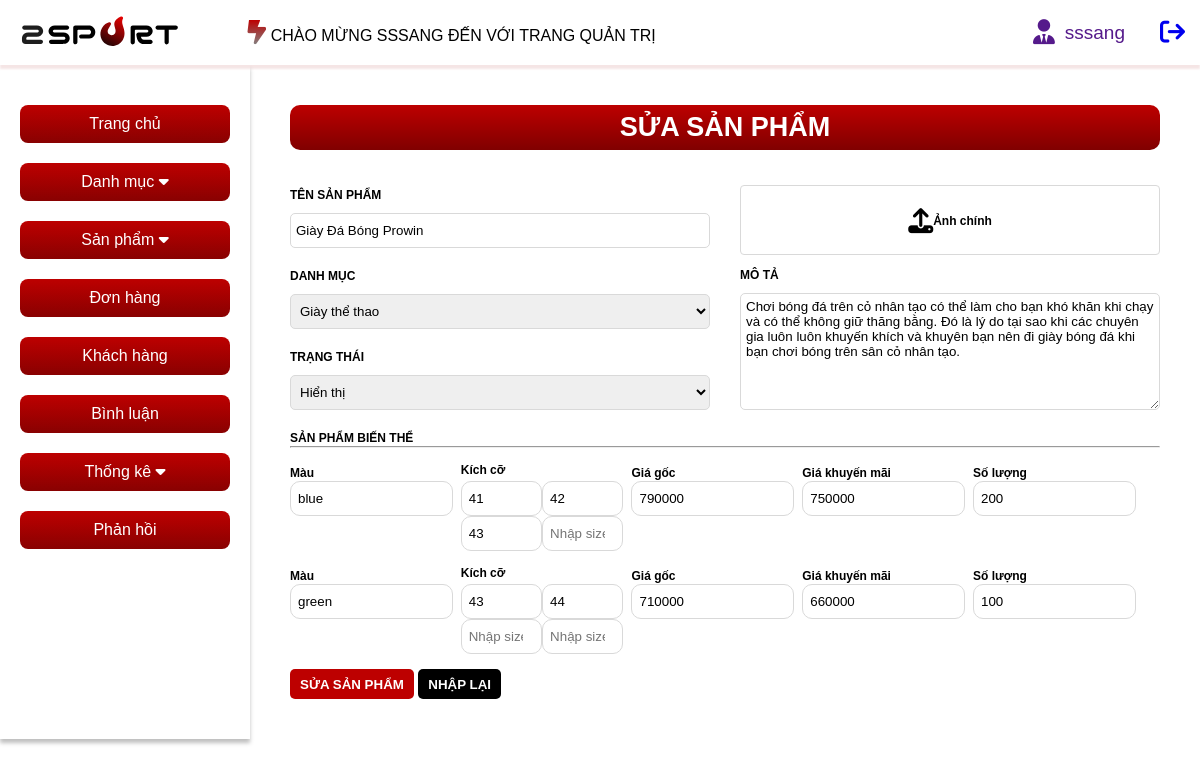
/admin/index.php?act=suasp&id=54 (signed in), run on the app's committed database.
### tables this page shows
CREATE TABLE `product` (
  `id` int(11) NOT NULL,
  `name` varchar(255) NOT NULL,
  `img` varchar(255) NOT NULL,
  `des` varchar(2000) NOT NULL,
  `view` int(11) NOT NULL,
  `status` int(1) NOT NULL,
  `idCategory` int(11) NOT NULL
);

CREATE TABLE `product_color` (
  `id` int(11) NOT NULL,
  `color` varchar(50) NOT NULL DEFAULT ''
);

CREATE TABLE `product_size` (
  `id` int(11) NOT NULL,
  `size1` varchar(50) NOT NULL,
  `size2` varchar(50) NOT NULL,
  `size3` varchar(50) NOT NULL,
  `size4` varchar(50) NOT NULL
);

CREATE TABLE `variants` (
  `id` int(11) NOT NULL,
  `price` int(11) NOT NULL,
  `discount` int(11) NOT NULL,
  `quantity` int(11) NOT NULL,
  `idProduct` int(11) NOT NULL,
  `idSize` int(11) NOT NULL,
  `idColor` int(11) NOT NULL
);

### model/pdo.php (called while the page is built, shortened)
<?php
function pdo_get_connection(){
    $servername = "localhost";
    $username = "root";
    $password = "";
    try {
        $conn = new PDO("mysql:host=$servername;dbname=duan1", $username, $password);
        $conn->setAttribute(PDO::ATTR_ERRMODE, PDO::ERRMODE_EXCEPTION);
        return $conn;
    } catch(PDOException $e) {
        echo "Connection failed: " . $e->getMessage();
    }
}
function pdo_query($sql){
    $sql_args=array_slice(func_get_args(),1);
    try{
        $conn=pdo_get_connection();
        $stmt=$conn->prepare($sql);
        $stmt->execute($sql_args);
        $rows=$stmt->fetchAll();
        return $rows;
    }
    catch(PDOException $e){
        throw $e;
    }
    finally{
        unset($conn);
    }
}
?>

### model/sanpham.php (called while the page is built, shortened)
<?php
function select_update_product($id){
    $sql = "SELECT product.id as idProduct, product.name, product.status, product.img, product.des, product.idCategory,
    variants.id, variants.price, variants.discount, variants.quantity, product_color.color, product_size.size1, product_size.size2, product_size.size3,product_size.size4
    FROM variants
    JOIN product ON variants.idProduct = product.id
    JOIN product_size ON variants.idSize = product_size.id
    JOIN product_color ON variants.idColor = product_color.id
    WHERE product.id = $id";
    $result = pdo_query($sql);
    return $result;
}
function count_update($id){
    $sql = "SELECT quantity FROM variants JOIN product on variants.idProduct = product.id WHERE product.id = $id;";
    $result = pdo_query($sql);
    return $result;
}
?>

### model/danhmuc.php (called while the page is built, shortened)
<?php
function join_sp_dm($id){
    $sql = "SELECT * FROM product JOIN category ON product.idCategory = category.id WHERE product.id = $id";
    $dssp=pdo_query($sql);
    return $dssp;
}
?>

### admin/sanpham/update.php (the view, shortened to what this page needs)
<?php
$i = 0;
?>
<main class="container">
    <?php include "boxleft.php" ?>
    <article>
        <div class="add-product">
            <h1>SỬA SẢN PHẨM</h1>
            <form action="index.php?act=updatesp" method="POST" enctype="multipart/form-data">
                <div class="form-add">
                    <div class="left">
                        <label for="">TÊN SẢN PHẨM</label><br>
                        <input type="text" name="namesp" placeholder="Nhập tên sản phẩm" value="<?= $sanpham[0]['name'] ?>"><br>
                        <br>
                        <label for="">DANH MỤC</label><br>
                        <select name="iddm" id="category">
                        <?php
                            foreach ($selectdm as $danhmuc) {?>
                            <option value="<?= $danhmuc['idCategory'] ?>"<?= ($danhmuc['idCategory']) ?'selected':""?> ><?= $danhmuc['name'] ?></option>
                            <?php }
                        ?>
                        </select><br><br>
                        <label for="">TRẠNG THÁI</label><br>
                        <select name="status" id="status">
                            <option value="1">Hiển thị</option>
                        </select><br><br>
                    </div>
                    <div class="right">
                            <div class="main-image">
                                <label for="fileInput5" class="main-file-input"><i class="fa-solid fa-upload"></i>Ảnh chính</label>
                            </div>
                            <div class="textarea-sp">
                                <label for="">MÔ TẢ</label><br>
                                <textarea name="des" id="des" cols="50" rows="7" placeholder="Nhập mô tả"><?= $sanpham[0]['des']?></textarea>
                            </div>
                    </div>
                </div>
                <div class="variant-wp">
                    <label for="">SẢN PHẨM BIẾN THỂ</label><br>
                    <hr>
                    <div id="container">
                        <?php foreach ($count as $row){
                        ?>
                        <div class="variant">
                            <div class="variant-in">
                                <label for="">Màu</label></br>
                                <input type="text" list="color" name="color[]" placeholder="Nhập màu" value="<?= $sanpham[$i]['color'] ?>">
                            </div>
                            <div class="variant-in size">
                                <label for="">Kích cỡ</label></br>
                                <input type="text" list="size" name="size1[]" placeholder="Nhập size" value="<?= $sanpham[$i]['size1'] ?>">
                                <input type="text" list="size" name="size2[]" placeholder="Nhập size" value="<?= $sanpham[$i]['size2'] ?>">
                                <input type="text" list="size" name="size3[]" placeholder="Nhập size" value="<?= $sanpham[$i]['size3'] ?>">
                                <input type="text" list="size" name="size4[]" placeholder="Nhập size" value="<?= $sanpham[$i]['size4'] ?>">
                            </div>
                            <div class="variant-in">
                                <label for="">Giá gốc</label></br>
                                <input type="number" name="price[]" placeholder="Nhập giá gốc" value="<?= $sanpham[$i]['price'] ?>">
                            </div>
                            <div class="variant-in">
                                <label for="">Giá khuyến mãi</label></br>
                                <input type="number" name="priceSale[]" placeholder="Nhập giá sale" value="<?= $sanpham[$i]['discount'] ?>">
                            </div>
                            <div class="variant-in">
                                <label for="">Số lượng</label></br>
                                <input type="number" name="quantity[]" min="1" value="<?= $sanpham[$i]['quantity'] ?>" placeholder="Nhập số lượng" >
                            </div>
                        </div>
                        <?php $i++; } ?>
                    </div>
                </div>
                <input type="submit" class="submit" value="SỬA SẢN PHẨM" name="sua">
                <input type="reset" class="reset" value="NHẬP LẠI">
            </form>
        </div>
    </article>
</main>

### assets/style/style-admin.css (style rules this page uses)
* { padding: 0; margin: 0; box-sizing: border-box; font-family: arial; }
:root { --bg-color-main:#BD0000; --bg-color-while-ins: #fff; --bg-color-black-ins:#000; }
.container { width: calc((1320 / 1440) * 100%); margin: 0 auto; }
.fa-solid { font-size: 25px; }
main { display: flex; }
article { margin: 40px; width: 100%; }
.add-product h1 { color: var(--bg-color-while-ins); font-size: 27px; font-style: normal; font-weight: 600; line-height: normal; border-radius: 10px; background: linear-gradient(180deg, #BD0000 0%, #800000 100%); text-align: center; padding: 7px; margin-bottom: 35px; }
.add-product label { color: var(--bg-color-black-ins); font-size: 12px; font-style: normal; font-weight: 600; line-height: normal; }
.add-product form .form-add { display: grid; grid-template-columns: 1fr 1fr; gap: 30px; }
.add-product form .left input, .left select { margin-top: 10px; }
.add-product form .left input[type="text"], .add-product form .left input[type="number"] { width: 100%; height: 35px; border-radius: 5px; border: 1px solid #D9D9D9; padding: 5px; }
.add-product form .left #category { width: 100%; height: 35px; border-radius: 5px; border: 1px solid #D9D9D9; padding: 5px; }
.add-product form .left #status { width: 100%; height: 35px; border-radius: 5px; border: 1px solid #D9D9D9; padding: 5px; }
.main-image { background-color: var(--bg-color-while-ins); color: #fff; border: 1px solid #d9d9d9; border-radius: 4px; font-size: 18px; width: 100%; height: 70px; text-align: center; line-height: 100px; }
.main-image .main-file-input { cursor: pointer; display: flex; padding: auto 40%; line-height: 70px; align-items: center; justify-content: center; }
.right textarea, .textarea-sp { margin-top: 10px; }
.add-product form input[type="submit"] { height: 30px; background-color: var(--bg-color-main); padding: 5px 10px; color: var(--bg-color-while-ins); border: none; border-radius: 5px; font-weight: bold; }
.add-product form input[type="reset"] { height: 30px; background-color: var(--bg-color-black-ins); padding: 5px 10px; color: var(--bg-color-while-ins); border: none; border-radius: 5px; font-weight: bold; }
.add-product form #des { width: 100%; border-radius: 5px; border: 1px solid #D9D9D9; padding: 5px; }
#container .variant { display: grid; grid-template-columns: 1fr 1fr 1fr 1fr 1fr 0.1fr; gap: 0.5em; margin: 15px 0px; }
#container .variant .size { display: grid; grid-template-columns: 1fr 1fr; }
#container .variant .variant-in { max-width: 100%; }
#container .variant .variant-in input { width: 100%; height: 35px; padding-left: 7px; border: 1px solid #d9d9d9; border-radius: 10px; }
.submit, .reset { cursor: pointer; }

### assets/style/responsive-admin.css (style rules this page uses)
@media screen and (max-width: 1280px) { .container { width: calc((1440 / 1440) * 100%); } }

### data on the page
product: namesp "Giày Đá Bóng Prowin", des "Chơi bóng đá trên cỏ nhân tạo có thể làm cho bạn khó khăn khi chạy và có thể không giữ thăng bằng. Đó là lý do tại sao khi các chuyên gia luôn luôn khuyến khích và khuyên bạn nên đi giày bóng đá khi bạn chơi bóng trên sân cỏ nhân tạo."
product_color: color "blue"
product_size: size1 "41", size2 "42", size3 "43"
variants: price "790000", discount "750000", quantity "200"
product_color: color "green"
product_size: size1 "43", size2 "44"
variants: price "710000", discount "660000", quantity "100"

### other printed values
$_SESSION['login']['username'] "SSSANG"
$_SESSION['login']['username'] "sssang"
form field iddm "Giày thể thao"
